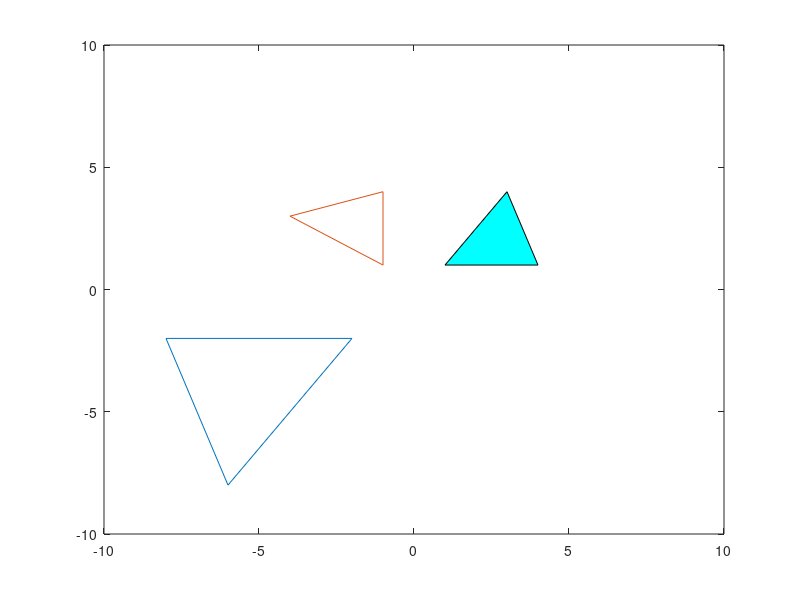

This figure's MATLAB source:
x = [1 4 3 1];
y = [1 1 4 1];
shape= [x;y];
fill (x,y,'c')
axis([-10 10 -10 10]);
hold on;
plot (x*-2,y*-2)
%rotation
rmatrix = [0, -1, 0; 1, 0, 0; 0, 0, 1];
shape(3,:)=ones();
answer = (rmatrix*shape);
plot (answer(1,:),answer(2,:))
